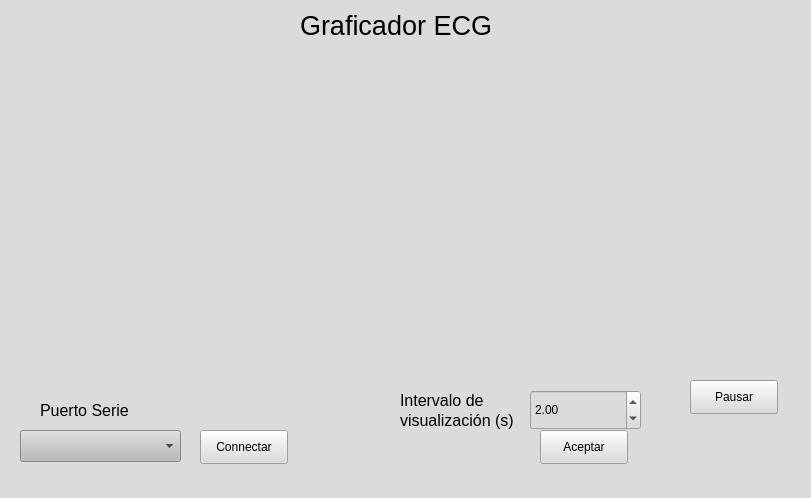
<?xml version="1.0" encoding="UTF-8"?>
<ui version="4.0">
 <class>MainWindow</class>
 <widget class="QMainWindow" name="MainWindow">
  <property name="geometry">
   <rect>
    <x>0</x>
    <y>0</y>
    <width>811</width>
    <height>498</height>
   </rect>
  </property>
  <property name="windowTitle">
   <string>Graficador ECG</string>
  </property>
  <property name="styleSheet">
   <string notr="true">background-color: rgb(219, 219, 219)</string>
  </property>
  <widget class="QWidget" name="centralwidget">
   <widget class="QWidget" name="signal_plot_widget" native="true">
    <property name="geometry">
     <rect>
      <x>20</x>
      <y>50</y>
      <width>771</width>
      <height>321</height>
     </rect>
    </property>
   </widget>
   <widget class="QComboBox" name="serial_device_comboBox">
    <property name="geometry">
     <rect>
      <x>20</x>
      <y>430</y>
      <width>161</width>
      <height>32</height>
     </rect>
    </property>
    <property name="styleSheet">
     <string notr="true">background-color: rgb(186, 186, 186);
color: rgb(0, 0, 0)</string>
    </property>
   </widget>
   <widget class="QPushButton" name="serial_connect_pushButton">
    <property name="geometry">
     <rect>
      <x>200</x>
      <y>430</y>
      <width>88</width>
      <height>34</height>
     </rect>
    </property>
    <property name="styleSheet">
     <string notr="true">color: rgb(0, 0, 0)</string>
    </property>
    <property name="text">
     <string>Connectar</string>
    </property>
   </widget>
   <widget class="QLabel" name="label">
    <property name="geometry">
     <rect>
      <x>300</x>
      <y>0</y>
      <width>211</width>
      <height>51</height>
     </rect>
    </property>
    <property name="font">
     <font>
      <pointsize>20</pointsize>
     </font>
    </property>
    <property name="styleSheet">
     <string notr="true">color: rgb(0, 0, 0)</string>
    </property>
    <property name="text">
     <string>Graficador ECG</string>
    </property>
   </widget>
   <widget class="QLabel" name="label_2">
    <property name="geometry">
     <rect>
      <x>40</x>
      <y>400</y>
      <width>101</width>
      <height>21</height>
     </rect>
    </property>
    <property name="font">
     <font>
      <pointsize>12</pointsize>
     </font>
    </property>
    <property name="styleSheet">
     <string notr="true">color: rgb(0, 0, 0)</string>
    </property>
    <property name="text">
     <string>Puerto Serie</string>
    </property>
   </widget>
   <widget class="QPushButton" name="pause_pushButton">
    <property name="geometry">
     <rect>
      <x>690</x>
      <y>380</y>
      <width>88</width>
      <height>34</height>
     </rect>
    </property>
    <property name="styleSheet">
     <string notr="true">color: rgb(0, 0, 0)</string>
    </property>
    <property name="text">
     <string>Pausar</string>
    </property>
   </widget>
   <widget class="QLabel" name="label_3">
    <property name="geometry">
     <rect>
      <x>400</x>
      <y>390</y>
      <width>91</width>
      <height>21</height>
     </rect>
    </property>
    <property name="font">
     <font>
      <pointsize>12</pointsize>
     </font>
    </property>
    <property name="mouseTracking">
     <bool>false</bool>
    </property>
    <property name="styleSheet">
     <string notr="true">color: rgb(0, 0, 0)</string>
    </property>
    <property name="text">
     <string>Intervalo de</string>
    </property>
   </widget>
   <widget class="QDoubleSpinBox" name="interval_doubleSpinBox">
    <property name="geometry">
     <rect>
      <x>530</x>
      <y>390</y>
      <width>111</width>
      <height>40</height>
     </rect>
    </property>
    <property name="styleSheet">
     <string notr="true">color:rgb(0, 0, 0)</string>
    </property>
    <property name="stepType">
     <enum>QAbstractSpinBox::AdaptiveDecimalStepType</enum>
    </property>
    <property name="value">
     <double>2.000000000000000</double>
    </property>
   </widget>
   <widget class="QLabel" name="label_4">
    <property name="geometry">
     <rect>
      <x>400</x>
      <y>410</y>
      <width>121</width>
      <height>21</height>
     </rect>
    </property>
    <property name="font">
     <font>
      <pointsize>12</pointsize>
     </font>
    </property>
    <property name="styleSheet">
     <string notr="true">color: rgb(0, 0, 0)</string>
    </property>
    <property name="text">
     <string>visualización (s)</string>
    </property>
   </widget>
   <widget class="QPushButton" name="interval_ok_pushButton">
    <property name="geometry">
     <rect>
      <x>540</x>
      <y>430</y>
      <width>88</width>
      <height>34</height>
     </rect>
    </property>
    <property name="styleSheet">
     <string notr="true">color: rgb(0, 0, 0)</string>
    </property>
    <property name="text">
     <string>Aceptar</string>
    </property>
   </widget>
  </widget>
  <widget class="QStatusBar" name="statusbar"/>
 </widget>
 <resources/>
 <connections/>
</ui>
